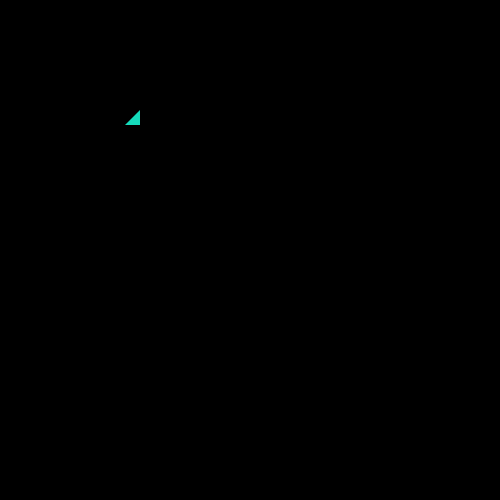
Frame 1 (no input)
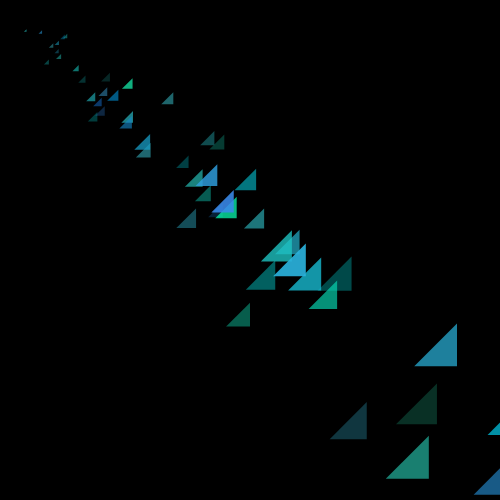
Frame 60 (no input)
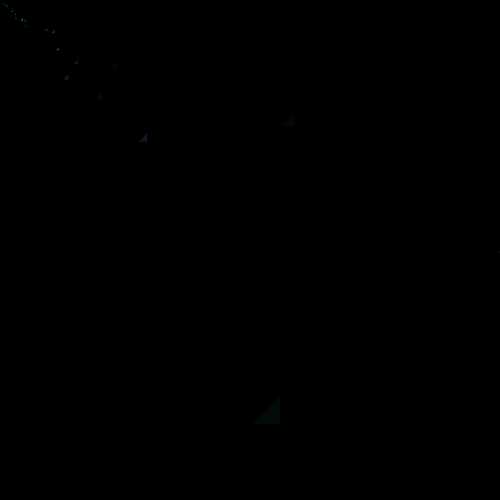
Frame 120 (the mouse pressed at the canvas centre since frame 60)

The p5.js sketch that drew these frames (run headless with seeded random() and noise() and a simulated clock; from frame 60 on, the mouse is pressed at the canvas centre):

// p5.js sketch
// ── sketch.js
let cars = [];

function setup() {
  createCanvas(500, 500);
  noStroke();

  // for (let i = 0; i < 40; i++) {
  //   cars.push(new Car());
  // }
}

function draw() {
  background(0);
  cars.push(new Car());
  for (let i = 0; i < cars.length; i++) {
    cars[i].display();
    cars[i].move();

    if (cars[i].a <= 0){
      cars.splice(i, 1);

    }
  }

  print(cars.length);
}

class Car {
  constructor() {
    // attributes
    this.pos = createVector(width / 4, height / 4);
    this.vel = createVector(random(0,2), random(0, 2));
    this.a = random (200,256);
    this.r = random (0,65);
    this.g = random (128,256);
    this.b = random (172,256);
    this.size = random (2,5);
  }

  // methods
  display() {
    fill(this.r, this.g, this.b, this.a);

    triangle(this.pos.x, this.pos.y, this.pos.x+15, this.pos.y-15, this.pos.x +15, this.pos.y);

  }
  move() {
    this.pos.add(this.vel);
    this.a -= 3;

    scale(1/this.size);
    this.size = 1/this.size;

    // if (this.pos.x > width) this.pos.x = 0;
    // if (this.pos.x < 0) this.pos.x = width;
    // if (this.pos.y > height) this.pos.y = 0;
    // if (this.pos.y < 0) this.pos.y = height;
  }
}
